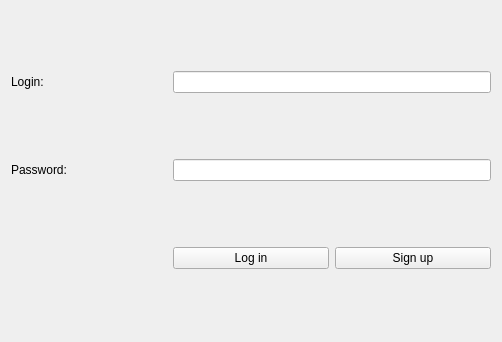
<?xml version="1.0" encoding="UTF-8"?>
<ui version="4.0">
 <class>Authorization</class>
 <widget class="QWidget" name="Authorization">
  <property name="geometry">
   <rect>
    <x>0</x>
    <y>0</y>
    <width>502</width>
    <height>342</height>
   </rect>
  </property>
  <property name="windowTitle">
   <string>Dialog</string>
  </property>
  <layout class="QGridLayout" name="gridLayout">
   <item row="0" column="0">
    <widget class="QLabel" name="label">
     <property name="text">
      <string>Login:</string>
     </property>
     <property name="alignment">
      <set>Qt::AlignLeading|Qt::AlignLeft|Qt::AlignVCenter</set>
     </property>
    </widget>
   </item>
   <item row="1" column="1" colspan="2">
    <widget class="QLineEdit" name="passwordLabel">
     <property name="sizePolicy">
      <sizepolicy hsizetype="Preferred" vsizetype="Fixed">
       <horstretch>0</horstretch>
       <verstretch>0</verstretch>
      </sizepolicy>
     </property>
    </widget>
   </item>
   <item row="2" column="2">
    <widget class="QPushButton" name="signUpButton">
     <property name="text">
      <string>Sign up</string>
     </property>
    </widget>
   </item>
   <item row="0" column="1" colspan="2">
    <widget class="QLineEdit" name="loginLabel">
     <property name="sizePolicy">
      <sizepolicy hsizetype="Preferred" vsizetype="Fixed">
       <horstretch>0</horstretch>
       <verstretch>0</verstretch>
      </sizepolicy>
     </property>
    </widget>
   </item>
   <item row="2" column="1">
    <widget class="QPushButton" name="loginButton">
     <property name="text">
      <string>Log in</string>
     </property>
    </widget>
   </item>
   <item row="1" column="0">
    <widget class="QLabel" name="label_2">
     <property name="font">
      <font>
       <strikeout>false</strikeout>
      </font>
     </property>
     <property name="text">
      <string>Password:</string>
     </property>
     <property name="alignment">
      <set>Qt::AlignLeading|Qt::AlignLeft|Qt::AlignVCenter</set>
     </property>
    </widget>
   </item>
  </layout>
 </widget>
 <resources/>
 <connections/>
</ui>
